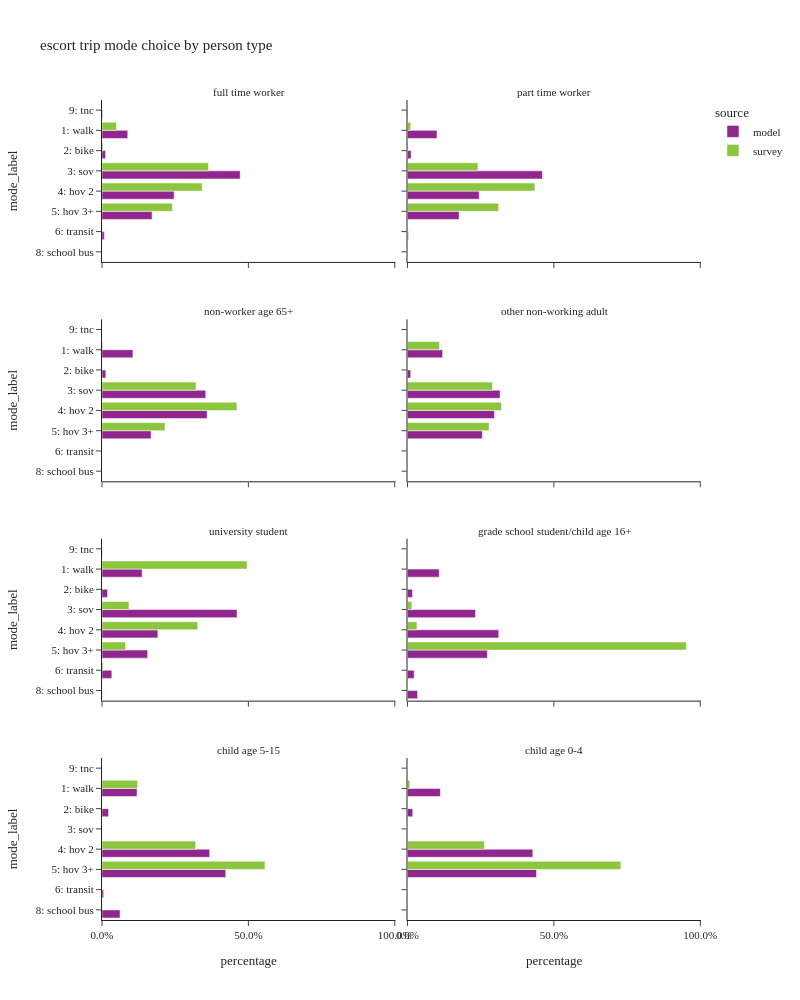

Notebook source saved alongside this figure:
### Code cell
plot_mode_choice(es_trip,"pptyp_label",
                 {"pptyp_label":["full time worker","part time worker","non-worker age 65+","other non-working adult",
                                 "university student","grade school student/child age 16+","child age 5-15","child age 0-4"],
                  "mode_label":["1: walk","2: bike","3: sov","4: hov 2","5: hov 3+","6: transit",
                                   "8: school bus","9: other–survey only"]},
                 "person type",
                 2,1000)

### Figure 1 — Plotly figure (JSON) as saved in the notebook; plotly's stock layout.template omitted (floating-point values rounded to 4 significant figures)
{"data": [{"alignmentgroup": "True", "customdata": [[72957], [10702], [436201], [224464], [159876], [5200], [1521]], "hovertemplate": "source=model<br>pptyp_label=full time worker<br>percentage=%{x}<br>mode_label=%{y}<br>sample count=%{customdata[0]}<extra></extra>", "legendgroup": "model", "marker": {"color": "#91268F", "pattern": {"shape": ""}}, "name": "model", "offsetgroup": "model", "orientation": "h", "showlegend": true, "textposition": "auto", "type": "bar", "x": [0.08789, 0.01244, 0.4719, 0.2465, 0.171, 0.007992, 0.002309], "xaxis": "x7", "y": ["1: walk", "2: bike", "3: sov", "4: hov 2", "5: hov 3+", "6: transit", "9: tnc"], "yaxis": "y7"}, {"alignmentgroup": "True", "customdata": [[58], [16], [179], [205], [109], [3]], "hovertemplate": "source=survey<br>pptyp_label=full time worker<br>percentage=%{x}<br>mode_label=%{y}<br>sample count=%{customdata[0]}<extra></extra>", "legendgroup": "survey", "marker": {"color": "#8CC63E", "pattern": {"shape": ""}}, "name": "survey", "offsetgroup": "survey", "orientation": "h", "showlegend": true, "textposition": "auto", "type": "bar", "x": [0.04949, 0.003668, 0.3636, 0.3422, 0.2405, 0.0005375], "xaxis": "x7", "y": ["1: walk", "2: bike", "3: sov", "4: hov 2", "5: hov 3+", "6: transit"], "yaxis": "y7"}, {"alignmentgroup": "True", "customdata": [[19835], [2510], [97037], [50489], [36893], [495], [244]], "hovertemplate": "source=model<br>pptyp_label=part time worker<br>percentage=%{x}<br>mode_label=%{y}<br>sample count=%{customdata[0]}<extra></extra>", "legendgroup": "model", "marker": {"color": "#91268F", "pattern": {"shape": ""}}, "name": "model", "offsetgroup": "model", "orientation": "h", "showlegend": false, "textposition": "auto", "type": "bar", "x": [0.1008, 0.01256, 0.4608, 0.245, 0.1763, 0.003058, 0.001505], "xaxis": "x8", "y": ["1: walk", "2: bike", "3: sov", "4: hov 2", "5: hov 3+", "6: transit", "9: tnc"], "yaxis": "y8"}, {"alignmentgroup": "True", "customdata": [[13], [4], [38], [57], [42]], "hovertemplate": "source=survey<br>pptyp_label=part time worker<br>percentage=%{x}<br>mode_label=%{y}<br>sample count=%{customdata[0]}<extra></extra>", "legendgroup": "survey", "marker": {"color": "#8CC63E", "pattern": {"shape": ""}}, "name": "survey", "offsetgroup": "survey", "orientation": "h", "showlegend": false, "textposition": "auto", "type": "bar", "x": [0.01129, 0.001455, 0.2406, 0.4352, 0.3114], "xaxis": "x8", "y": ["1: walk", "2: bike", "3: sov", "4: hov 2", "5: hov 3+"], "yaxis": "y8"}, {"alignmentgroup": "True", "customdata": [[12237], [1492], [46305], [45338], [21435]], "hovertemplate": "source=model<br>pptyp_label=non-worker age 65+<br>percentage=%{x}<br>mode_label=%{y}<br>sample count=%{customdata[0]}<extra></extra>", "legendgroup": "model", "marker": {"color": "#91268F", "pattern": {"shape": ""}}, "name": "model", "offsetgroup": "model", "orientation": "h", "showlegend": false, "textposition": "auto", "type": "bar", "x": [0.1057, 0.01308, 0.3544, 0.359, 0.1678], "xaxis": "x5", "y": ["1: walk", "2: bike", "3: sov", "4: hov 2", "5: hov 3+"], "yaxis": "y5"}, {"alignmentgroup": "True", "customdata": [[6], [66], [78], [34]], "hovertemplate": "source=survey<br>pptyp_label=non-worker age 65+<br>percentage=%{x}<br>mode_label=%{y}<br>sample count=%{customdata[0]}<extra></extra>", "legendgroup": "survey", "marker": {"color": "#8CC63E", "pattern": {"shape": ""}}, "name": "survey", "offsetgroup": "survey", "orientation": "h", "showlegend": false, "textposition": "auto", "type": "bar", "x": [0.00276, 0.3211, 0.4609, 0.2153], "xaxis": "x5", "y": ["1: walk", "3: sov", "4: hov 2", "5: hov 3+"], "yaxis": "y5"}, {"alignmentgroup": "True", "customdata": [[29810], [2809], [83337], [76948], [67497]], "hovertemplate": "source=model<br>pptyp_label=other non-working adult<br>percentage=%{x}<br>mode_label=%{y}<br>sample count=%{customdata[0]}<extra></extra>", "legendgroup": "model", "marker": {"color": "#91268F", "pattern": {"shape": ""}}, "name": "model", "offsetgroup": "model", "orientation": "h", "showlegend": false, "textposition": "auto", "type": "bar", "x": [0.12, 0.01097, 0.3163, 0.2969, 0.2558], "xaxis": "x6", "y": ["1: walk", "2: bike", "3: sov", "4: hov 2", "5: hov 3+"], "yaxis": "y6"}, {"alignmentgroup": "True", "customdata": [[31], [2], [66], [96], [60], [1]], "hovertemplate": "source=survey<br>pptyp_label=other non-working adult<br>percentage=%{x}<br>mode_label=%{y}<br>sample count=%{customdata[0]}<extra></extra>", "legendgroup": "survey", "marker": {"color": "#8CC63E", "pattern": {"shape": ""}}, "name": "survey", "offsetgroup": "survey", "orientation": "h", "showlegend": false, "textposition": "auto", "type": "bar", "x": [0.1093, 0.0005278, 0.2904, 0.3209, 0.2788, 0.0001418], "xaxis": "x6", "y": ["1: walk", "2: bike", "3: sov", "4: hov 2", "5: hov 3+", "6: transit"], "yaxis": "y6"}, {"alignmentgroup": "True", "customdata": [[3076], [472], [12450], [4696], [4152], [564], [21], [19]], "hovertemplate": "source=model<br>pptyp_label=university student<br>percentage=%{x}<br>mode_label=%{y}<br>sample count=%{customdata[0]}<extra></extra>", "legendgroup": "model", "marker": {"color": "#91268F", "pattern": {"shape": ""}}, "name": "model", "offsetgroup": "model", "orientation": "h", "showlegend": false, "textposition": "auto", "type": "bar", "x": [0.1371, 0.01889, 0.4613, 0.191, 0.1559, 0.03352, 0.001249, 0.001086], "xaxis": "x3", "y": ["1: walk", "2: bike", "3: sov", "4: hov 2", "5: hov 3+", "6: transit", "8: school bus", "9: tnc"], "yaxis": "y3"}, {"alignmentgroup": "True", "customdata": [[3], [6], [8], [3], [1]], "hovertemplate": "source=survey<br>pptyp_label=university student<br>percentage=%{x}<br>mode_label=%{y}<br>sample count=%{customdata[0]}<extra></extra>", "legendgroup": "survey", "marker": {"color": "#8CC63E", "pattern": {"shape": ""}}, "name": "survey", "offsetgroup": "survey", "orientation": "h", "showlegend": false, "textposition": "auto", "type": "bar", "x": [0.4958, 0.09196, 0.3273, 0.08058, 0.004325], "xaxis": "x3", "y": ["1: walk", "3: sov", "4: hov 2", "5: hov 3+", "6: transit"], "yaxis": "y3"}, {"alignmentgroup": "True", "customdata": [[2866], [497], [6485], [8420], [7329], [446], [1007], [9]], "hovertemplate": "source=model<br>pptyp_label=grade school student/child age 16+<br>percentage=%{x}<br>mode_label=%{y}<br>sample count=%{customdata[0]}<extra></extra>", "legendgroup": "model", "marker": {"color": "#91268F", "pattern": {"shape": ""}}, "name": "model", "offsetgroup": "model", "orientation": "h", "showlegend": false, "textposition": "auto", "type": "bar", "x": [0.1085, 0.01723, 0.2321, 0.3117, 0.273, 0.02276, 0.03451, 0.0002539], "xaxis": "x4", "y": ["1: walk", "2: bike", "3: sov", "4: hov 2", "5: hov 3+", "6: transit", "8: school bus", "9: tnc"], "yaxis": "y4"}, {"alignmentgroup": "True", "customdata": [[3], [7], [7]], "hovertemplate": "source=survey<br>pptyp_label=grade school student/child age 16+<br>percentage=%{x}<br>mode_label=%{y}<br>sample count=%{customdata[0]}<extra></extra>", "legendgroup": "survey", "marker": {"color": "#8CC63E", "pattern": {"shape": ""}}, "name": "survey", "offsetgroup": "survey", "orientation": "h", "showlegend": false, "textposition": "auto", "type": "bar", "x": [0.01524, 0.03232, 0.9524], "xaxis": "x4", "y": ["3: sov", "4: hov 2", "5: hov 3+"], "yaxis": "y4"}, {"alignmentgroup": "True", "customdata": [[43522], [8243], [129000], [150245], [1368], [21911]], "hovertemplate": "source=model<br>pptyp_label=child age 5-15<br>percentage=%{x}<br>mode_label=%{y}<br>sample count=%{customdata[0]}<extra></extra>", "legendgroup": "model", "marker": {"color": "#91268F", "pattern": {"shape": ""}}, "name": "model", "offsetgroup": "model", "orientation": "h", "showlegend": false, "textposition": "auto", "type": "bar", "x": [0.1196, 0.02243, 0.3678, 0.4228, 0.005664, 0.06172], "xaxis": "x", "y": ["1: walk", "2: bike", "4: hov 2", "5: hov 3+", "6: transit", "8: school bus"], "yaxis": "y"}, {"alignmentgroup": "True", "customdata": [[13], [2], [37], [81], [3]], "hovertemplate": "source=survey<br>pptyp_label=child age 5-15<br>percentage=%{x}<br>mode_label=%{y}<br>sample count=%{customdata[0]}<extra></extra>", "legendgroup": "survey", "marker": {"color": "#8CC63E", "pattern": {"shape": ""}}, "name": "survey", "offsetgroup": "survey", "orientation": "h", "showlegend": false, "textposition": "auto", "type": "bar", "x": [0.1218, 0.000322, 0.3198, 0.5567, 0.001314], "xaxis": "x", "y": ["1: walk", "2: bike", "4: hov 2", "5: hov 3+", "8: school bus"], "yaxis": "y"}, {"alignmentgroup": "True", "customdata": [[14696], [2429], [55938], [58782], [8], [71], [1]], "hovertemplate": "source=model<br>pptyp_label=child age 0-4<br>percentage=%{x}<br>mode_label=%{y}<br>sample count=%{customdata[0]}<extra></extra>", "legendgroup": "model", "marker": {"color": "#91268F", "pattern": {"shape": ""}}, "name": "model", "offsetgroup": "model", "orientation": "h", "showlegend": false, "textposition": "auto", "type": "bar", "x": [0.1125, 0.01789, 0.4281, 0.4407, 6.931e-05, 0.000725, 1.916e-05], "xaxis": "x2", "y": ["1: walk", "2: bike", "4: hov 2", "5: hov 3+", "6: transit", "8: school bus", "9: tnc"], "yaxis": "y2"}, {"alignmentgroup": "True", "customdata": [[14], [22], [77]], "hovertemplate": "source=survey<br>pptyp_label=child age 0-4<br>percentage=%{x}<br>mode_label=%{y}<br>sample count=%{customdata[0]}<extra></extra>", "legendgroup": "survey", "marker": {"color": "#8CC63E", "pattern": {"shape": ""}}, "name": "survey", "offsetgroup": "survey", "orientation": "h", "showlegend": false, "textposition": "auto", "type": "bar", "x": [0.008223, 0.263, 0.7288], "xaxis": "x2", "y": ["1: walk", "4: hov 2", "5: hov 3+"], "yaxis": "y2"}], "layout": {"annotations": [{"font": {}, "showarrow": false, "text": "child age 5-15", "x": 0.245, "xanchor": "center", "xref": "paper", "y": 0.1975, "yanchor": "bottom", "yref": "paper"}, {"font": {}, "showarrow": false, "text": "child age 0-4", "x": 0.755, "xanchor": "center", "xref": "paper", "y": 0.1975, "yanchor": "bottom", "yref": "paper"}, {"font": {}, "showarrow": false, "text": "university student", "x": 0.245, "xanchor": "center", "xref": "paper", "y": 0.465, "yanchor": "bottom", "yref": "paper"}, {"font": {}, "showarrow": false, "text": "grade school student/child age 16+", "x": 0.755, "xanchor": "center", "xref": "paper", "y": 0.465, "yanchor": "bottom", "yref": "paper"}, {"font": {}, "showarrow": false, "text": "non-worker age 65+", "x": 0.245, "xanchor": "center", "xref": "paper", "y": 0.7325, "yanchor": "bottom", "yref": "paper"}, {"font": {}, "showarrow": false, "text": "other non-working adult", "x": 0.755, "xanchor": "center", "xref": "paper", "y": 0.7325, "yanchor": "bottom", "yref": "paper"}, {"font": {}, "showarrow": false, "text": "full time worker", "x": 0.245, "xanchor": "center", "xref": "paper", "y": 1.0, "yanchor": "bottom", "yref": "paper"}, {"font": {}, "showarrow": false, "text": "part time worker", "x": 0.755, "xanchor": "center", "xref": "paper", "y": 1.0, "yanchor": "bottom", "yref": "paper"}], "barmode": "group", "height": 1000, "legend": {"title": {"text": "source"}, "tracegroupgap": 0}, "title": {"text": "escort trip mode choice by person type"}, "width": 800, "xaxis": {"anchor": "y", "domain": [0.0, 0.49], "tickformat": ".1%", "title": {"text": "percentage"}}, "xaxis2": {"anchor": "y2", "domain": [0.51, 1.0], "matches": "x", "tickformat": ".1%", "title": {"text": "percentage"}}, "xaxis3": {"anchor": "y3", "domain": [0.0, 0.49], "matches": "x", "showticklabels": false, "tickformat": ".1%"}, "xaxis4": {"anchor": "y4", "domain": [0.51, 1.0], "matches": "x", "showticklabels": false, "tickformat": ".1%"}, "xaxis5": {"anchor": "y5", "domain": [0.0, 0.49], "matches": "x", "showticklabels": false, "tickformat": ".1%"}, "xaxis6": {"anchor": "y6", "domain": [0.51, 1.0], "matches": "x", "showticklabels": false, "tickformat": ".1%"}, "xaxis7": {"anchor": "y7", "domain": [0.0, 0.49], "matches": "x", "showticklabels": false, "tickformat": ".1%"}, "xaxis8": {"anchor": "y8", "domain": [0.51, 1.0], "matches": "x", "showticklabels": false, "tickformat": ".1%"}, "yaxis": {"anchor": "x", "categoryarray": ["9: other–survey only", "8: school bus", "6: transit", "5: hov 3+", "4: hov 2", "3: sov", "2: bike", "1: walk"], "categoryorder": "array", "domain": [0.0, 0.1975], "title": {"text": "mode_label"}}, "yaxis2": {"anchor": "x2", "domain": [0.0, 0.1975], "matches": "y", "showticklabels": false}, "yaxis3": {"anchor": "x3", "categoryarray": ["9: other–survey only", "8: school bus", "6: transit", "5: hov 3+", "4: hov 2", "3: sov", "2: bike", "1: walk"], "categoryorder": "array", "domain": [0.2675, 0.465], "matches": "y", "title": {"text": "mode_label"}}, "yaxis4": {"anchor": "x4", "domain": [0.2675, 0.465], "matches": "y", "showticklabels": false}, "yaxis5": {"anchor": "x5", "categoryarray": ["9: other–survey only", "8: school bus", "6: transit", "5: hov 3+", "4: hov 2", "3: sov", "2: bike", "1: walk"], "categoryorder": "array", "domain": [0.535, 0.7325], "matches": "y", "title": {"text": "mode_label"}}, "yaxis6": {"anchor": "x6", "domain": [0.535, 0.7325], "matches": "y", "showticklabels": false}, "yaxis7": {"anchor": "x7", "categoryarray": ["9: other–survey only", "8: school bus", "6: transit", "5: hov 3+", "4: hov 2", "3: sov", "2: bike", "1: walk"], "categoryorder": "array", "domain": [0.8025, 1.0], "matches": "y", "title": {"text": "mode_label"}}, "yaxis8": {"anchor": "x8", "domain": [0.8025, 1.0], "matches": "y", "showticklabels": false}}}
